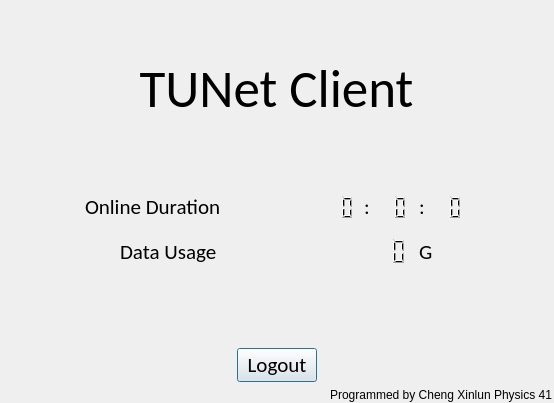
<?xml version="1.0" encoding="UTF-8"?>
<ui version="4.0">
 <class>Dialog</class>
 <widget class="QDialog" name="Dialog">
  <property name="geometry">
   <rect>
    <x>0</x>
    <y>0</y>
    <width>554</width>
    <height>403</height>
   </rect>
  </property>
  <property name="sizePolicy">
   <sizepolicy hsizetype="Fixed" vsizetype="Fixed">
    <horstretch>0</horstretch>
    <verstretch>0</verstretch>
   </sizepolicy>
  </property>
  <property name="windowTitle">
   <string>You are currently online</string>
  </property>
  <property name="sizeGripEnabled">
   <bool>false</bool>
  </property>
  <widget class="QWidget" name="">
   <property name="geometry">
    <rect>
     <x>1</x>
     <y>-9</y>
     <width>551</width>
     <height>411</height>
    </rect>
   </property>
   <layout class="QVBoxLayout" name="verticalLayout">
    <item>
     <spacer name="verticalSpacer_4">
      <property name="orientation">
       <enum>Qt::Vertical</enum>
      </property>
      <property name="sizeHint" stdset="0">
       <size>
        <width>20</width>
        <height>40</height>
       </size>
      </property>
     </spacer>
    </item>
    <item>
     <widget class="QLabel" name="label_6">
      <property name="font">
       <font>
        <family>Calibri</family>
        <pointsize>40</pointsize>
       </font>
      </property>
      <property name="text">
       <string>TUNet Client</string>
      </property>
      <property name="alignment">
       <set>Qt::AlignCenter</set>
      </property>
     </widget>
    </item>
    <item>
     <spacer name="verticalSpacer_2">
      <property name="orientation">
       <enum>Qt::Vertical</enum>
      </property>
      <property name="sizeHint" stdset="0">
       <size>
        <width>20</width>
        <height>40</height>
       </size>
      </property>
     </spacer>
    </item>
    <item>
     <layout class="QHBoxLayout" name="horizontalLayout_2">
      <item>
       <spacer name="horizontalSpacer_7">
        <property name="orientation">
         <enum>Qt::Horizontal</enum>
        </property>
        <property name="sizeHint" stdset="0">
         <size>
          <width>40</width>
          <height>20</height>
         </size>
        </property>
       </spacer>
      </item>
      <item>
       <widget class="QLabel" name="label">
        <property name="font">
         <font>
          <family>Calibri</family>
          <pointsize>16</pointsize>
         </font>
        </property>
        <property name="text">
         <string>Online Duration</string>
        </property>
       </widget>
      </item>
      <item>
       <spacer name="horizontalSpacer">
        <property name="orientation">
         <enum>Qt::Horizontal</enum>
        </property>
        <property name="sizeHint" stdset="0">
         <size>
          <width>40</width>
          <height>20</height>
         </size>
        </property>
       </spacer>
      </item>
      <item>
       <widget class="QLCDNumber" name="hour">
        <property name="frameShape">
         <enum>QFrame::NoFrame</enum>
        </property>
        <property name="digitCount">
         <number>3</number>
        </property>
       </widget>
      </item>
      <item>
       <widget class="QLabel" name="label_2">
        <property name="font">
         <font>
          <family>Calibri</family>
          <pointsize>16</pointsize>
         </font>
        </property>
        <property name="text">
         <string>:</string>
        </property>
       </widget>
      </item>
      <item>
       <widget class="QLCDNumber" name="minute">
        <property name="frameShape">
         <enum>QFrame::NoFrame</enum>
        </property>
        <property name="digitCount">
         <number>2</number>
        </property>
       </widget>
      </item>
      <item>
       <widget class="QLabel" name="label_3">
        <property name="font">
         <font>
          <family>Calibri</family>
          <pointsize>16</pointsize>
         </font>
        </property>
        <property name="text">
         <string>:</string>
        </property>
       </widget>
      </item>
      <item>
       <widget class="QLCDNumber" name="second">
        <property name="frameShape">
         <enum>QFrame::NoFrame</enum>
        </property>
        <property name="digitCount">
         <number>2</number>
        </property>
       </widget>
      </item>
      <item>
       <spacer name="horizontalSpacer_5">
        <property name="orientation">
         <enum>Qt::Horizontal</enum>
        </property>
        <property name="sizeHint" stdset="0">
         <size>
          <width>40</width>
          <height>20</height>
         </size>
        </property>
       </spacer>
      </item>
     </layout>
    </item>
    <item>
     <layout class="QHBoxLayout" name="horizontalLayout">
      <item>
       <spacer name="horizontalSpacer_8">
        <property name="orientation">
         <enum>Qt::Horizontal</enum>
        </property>
        <property name="sizeHint" stdset="0">
         <size>
          <width>40</width>
          <height>20</height>
         </size>
        </property>
       </spacer>
      </item>
      <item>
       <widget class="QLabel" name="label_4">
        <property name="font">
         <font>
          <family>Calibri</family>
          <pointsize>16</pointsize>
         </font>
        </property>
        <property name="text">
         <string>Data Usage</string>
        </property>
       </widget>
      </item>
      <item>
       <spacer name="horizontalSpacer_2">
        <property name="orientation">
         <enum>Qt::Horizontal</enum>
        </property>
        <property name="sizeHint" stdset="0">
         <size>
          <width>40</width>
          <height>20</height>
         </size>
        </property>
       </spacer>
      </item>
      <item>
       <widget class="QLCDNumber" name="data">
        <property name="minimumSize">
         <size>
          <width>71</width>
          <height>51</height>
         </size>
        </property>
        <property name="frameShape">
         <enum>QFrame::NoFrame</enum>
        </property>
        <property name="smallDecimalPoint">
         <bool>true</bool>
        </property>
        <property name="digitCount">
         <number>4</number>
        </property>
       </widget>
      </item>
      <item>
       <widget class="QLabel" name="label_5">
        <property name="font">
         <font>
          <family>Calibri</family>
          <pointsize>16</pointsize>
         </font>
        </property>
        <property name="text">
         <string>G</string>
        </property>
       </widget>
      </item>
      <item>
       <spacer name="horizontalSpacer_6">
        <property name="orientation">
         <enum>Qt::Horizontal</enum>
        </property>
        <property name="sizeHint" stdset="0">
         <size>
          <width>40</width>
          <height>20</height>
         </size>
        </property>
       </spacer>
      </item>
     </layout>
    </item>
    <item>
     <spacer name="verticalSpacer">
      <property name="orientation">
       <enum>Qt::Vertical</enum>
      </property>
      <property name="sizeHint" stdset="0">
       <size>
        <width>20</width>
        <height>40</height>
       </size>
      </property>
     </spacer>
    </item>
    <item>
     <layout class="QHBoxLayout" name="horizontalLayout_3">
      <item>
       <spacer name="horizontalSpacer_3">
        <property name="orientation">
         <enum>Qt::Horizontal</enum>
        </property>
        <property name="sizeHint" stdset="0">
         <size>
          <width>40</width>
          <height>20</height>
         </size>
        </property>
       </spacer>
      </item>
      <item>
       <widget class="QPushButton" name="logout_button">
        <property name="font">
         <font>
          <family>Calibri</family>
          <pointsize>16</pointsize>
         </font>
        </property>
        <property name="text">
         <string>Logout</string>
        </property>
       </widget>
      </item>
      <item>
       <spacer name="horizontalSpacer_4">
        <property name="orientation">
         <enum>Qt::Horizontal</enum>
        </property>
        <property name="sizeHint" stdset="0">
         <size>
          <width>40</width>
          <height>20</height>
         </size>
        </property>
       </spacer>
      </item>
     </layout>
    </item>
    <item>
     <widget class="QLabel" name="label_7">
      <property name="font">
       <font>
        <pointsize>9</pointsize>
       </font>
      </property>
      <property name="text">
       <string>Programmed by Cheng Xinlun Physics 41</string>
      </property>
      <property name="alignment">
       <set>Qt::AlignRight|Qt::AlignTrailing|Qt::AlignVCenter</set>
      </property>
     </widget>
    </item>
   </layout>
  </widget>
 </widget>
 <resources/>
 <connections/>
</ui>
